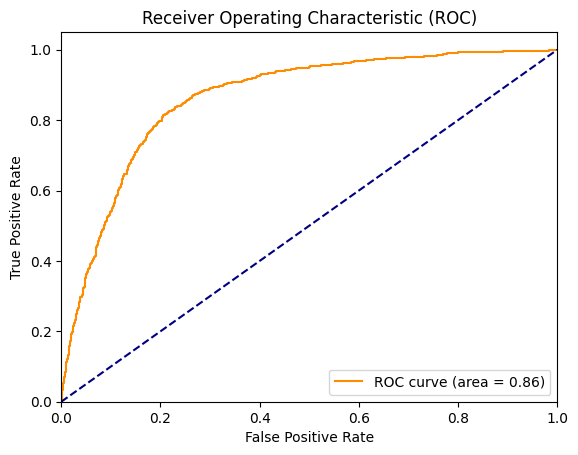
#> input picture TrainingDataA_ModelROC_Curve.png, 578 x 455 px
$ python -i ImageProcessor.py   (imports and definitions only)
#> lines starting #> are read from the running program, lines starting #| are printed output that depends on the picture; after the words box and inside, x2 and y2 are one past the last pixel; in counts of white or black regions, pixels touching at a corner belong together
#> further down, picture is the input picture: shape (455, 578, 3); mean B, G, R 247.8, 248.3, 249.1
from io import BytesIO
from PIL import ImageChops, ImageEnhance, Image, ImageDraw
import cv2 as cv
import pywt
import numpy as np
import matplotlib.pyplot as plt
from skimage.util import view_as_windows


# methods to perform feature selection that make manipulations easier to see on images, takes numpy.ndarray images
# as input and returns PIL.Image.Image as output
class ImageProcessor:
    def __init__(self):
        pass

    # Static method that performs Error Level Analysis (ELA) on an image using JPEG compression.
    # Returns a normalized difference image between the original image and a JPEG-compressed version of the image.
    # [48 lines left out: functions method_1_ela, method_2_dwt, not called in this run]

    # this method highlights high contrast areas of the image similar to the method 2, was not used for the final work
    @staticmethod
    def method_3(image):
        # Convert the image to grayscale for easier manipulation
        gray_image = cv.cvtColor(image, cv.COLOR_BGR2GRAY)

        # Use the Canny edge detector to find areas of the image with high contrast
        edges = cv.Canny(gray_image, 100, 200)
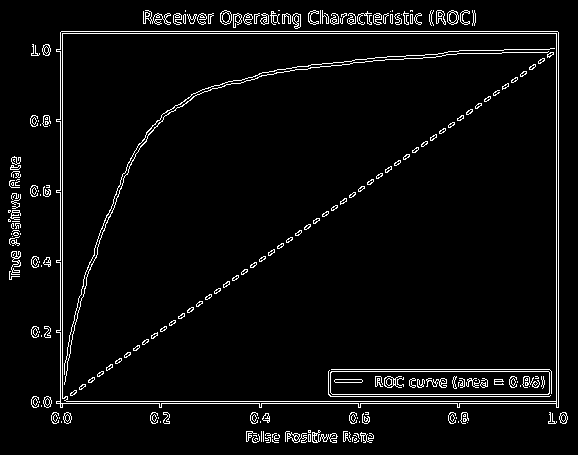
#> edges: shape (455, 578); 4.3% white in thin lines or dots

        # Dilate the image to make the edges more pronounced
        edges = cv.dilate(edges, None)
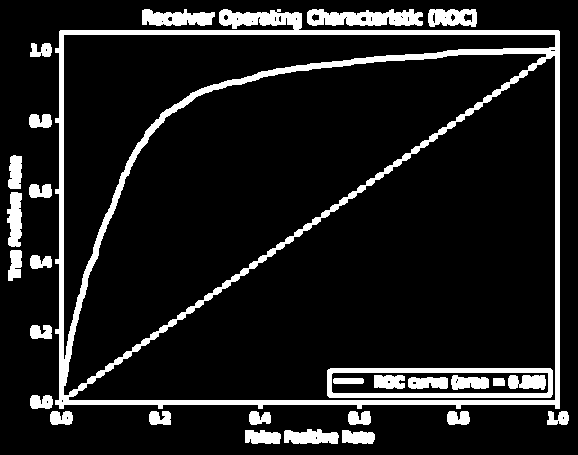
#> edges: shape (455, 578); 11.7% white; 29 white regions

        # Use contour detection to find areas of the image with sharp changes in color
        contours, _ = cv.findContours(edges, cv.RETR_EXTERNAL, cv.CHAIN_APPROX_SIMPLE)
#> contours = 22 contours; largest, box (x1, y1, x2, y2) and area: (55, 9, 560, 409) 188230, (307, 9, 423, 26) 1380, (142, 9, 215, 26) 821, (428, 9, 477, 27) 705, (284, 429, 339, 444) 580

        # Iterate through the contours and draw rectangles around areas with high contrast
        for contour in contours:
            x, y, w, h = cv.boundingRect(contour)
            cv.rectangle(image, (x, y), (x + w, y + h), (0, 255, 0), 2)
#> this loop made 22 passes
#> (x, y, w, h) on passes 1 to 12: (342, 430, 33, 14), (245, 430, 36, 14), (284, 429, 55, 15), (547, 411, 22, 14), (447, 411, 23, 14), (348, 411, 23, 14), (249, 411, 22, 14), (149, 411, 22, 14), (50, 411, 23, 14), (30, 395, 23, 14), (30, 325, 22, 14), (30, 255, 22, 14)
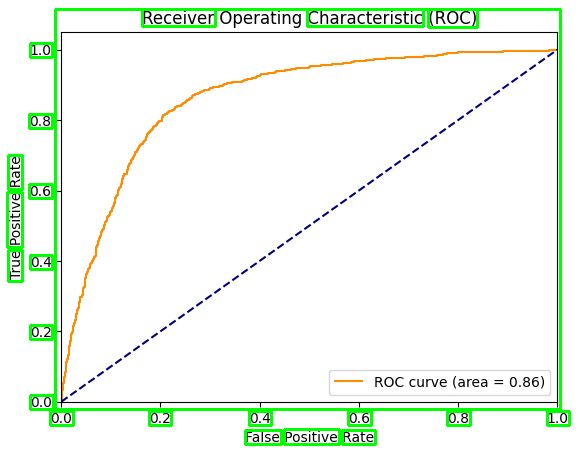
#> image: shape (455, 578, 3); 4.11% of pixels changed, all inside (x1, y1, x2, y2) = (6, 8, 571, 446)

        # Convert the modified image back to PIL format
        pil_image = Image.fromarray(cv.cvtColor(image, cv.COLOR_BGR2RGB))

        return pil_image

    # [101 lines left out: functions method_4, method_5, method_6, not called in this run]

>>> import cv2
>>> picture = cv2.imread('TrainingDataA_ModelROC_Curve.png')
>>> result = ImageProcessor().method_3(picture)

$ run again, on CustomModel.png
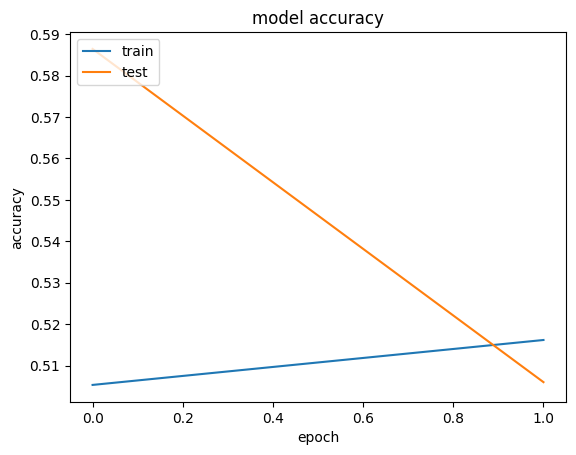
#> input picture CustomModel.png, 576 x 455 px
#> picture is the input picture: shape (455, 576, 3); mean B, G, R 249.7, 249.9, 250.1
#> in method_3, `edges = cv.dilate(edges, None)`:
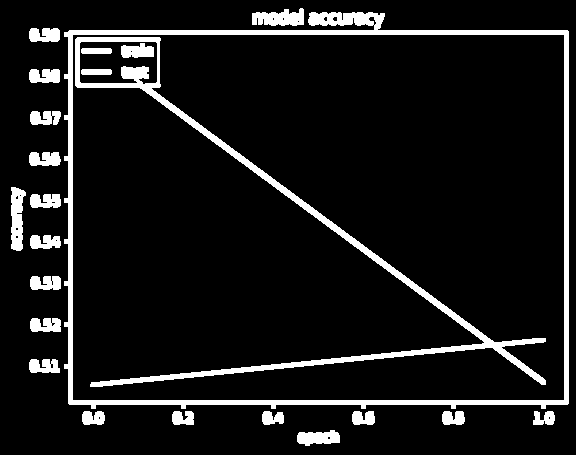
#> edges: shape (455, 576); 9.3% white; 23 white regions
#> contours = 19 contours; largest, box (x1, y1, x2, y2) and area: (64, 12, 569, 409) 188114, (11, 187, 26, 251) 636, (252, 8, 304, 26) 601, (297, 430, 340, 446) 450, (29, 28, 60, 42) 328
#> the loop in method_3, `for contour in contours:` made 19 passes
#> (x, y, w, h) on passes 1 to 8: (297, 430, 43, 16), (533, 411, 22, 14), (442, 411, 23, 14), (352, 411, 23, 14), (262, 411, 22, 14), (172, 411, 22, 14), (82, 411, 23, 14), (29, 359, 31, 14)
#> after the loop in method_3, `for contour in contours:`:
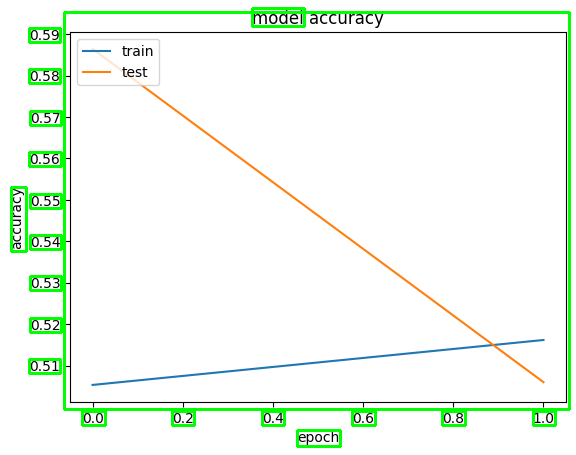
#> image: shape (455, 576, 3); 3.88% of pixels changed, all inside (x1, y1, x2, y2) = (10, 7, 571, 448)

$ run again, on Custom_Model_Accuracy.png
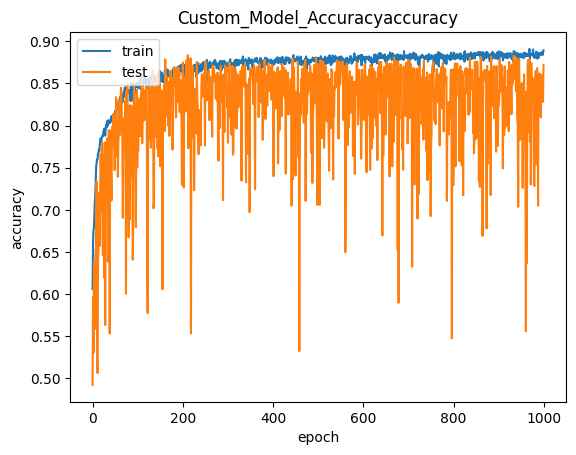
#> input picture Custom_Model_Accuracy.png, 576 x 455 px
#> picture is the input picture: shape (455, 576, 3); mean B, G, R 210.6, 228.1, 247.7
#> in method_3, `edges = cv.dilate(edges, None)`:
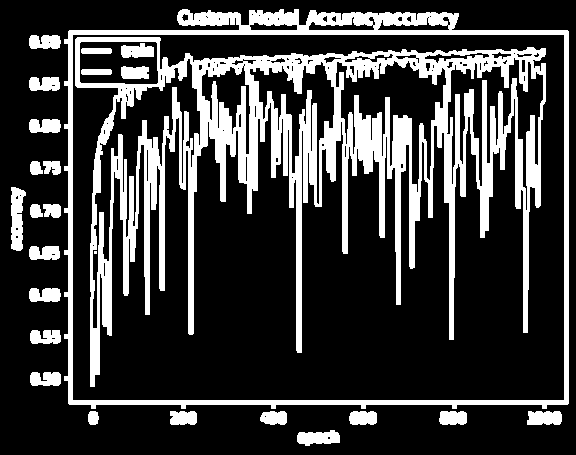
#> edges: shape (455, 576); 23.9% white; 26 white regions (1 under 20 px)
#> contours = 20 contours; largest, box (x1, y1, x2, y2) and area: (64, 9, 569, 409) 191552, (11, 187, 26, 251) 636, (297, 430, 340, 446) 450, (527, 411, 562, 425) 398, (29, 35, 61, 49) 344
#> the loop in method_3, `for contour in contours:` made 20 passes
#> (x, y, w, h) on passes 1 to 8: (297, 430, 43, 16), (527, 411, 35, 14), (439, 411, 28, 14), (349, 411, 28, 14), (260, 411, 27, 14), (170, 411, 27, 14), (88, 411, 11, 14), (30, 372, 31, 14)
#> after the loop in method_3, `for contour in contours:`:
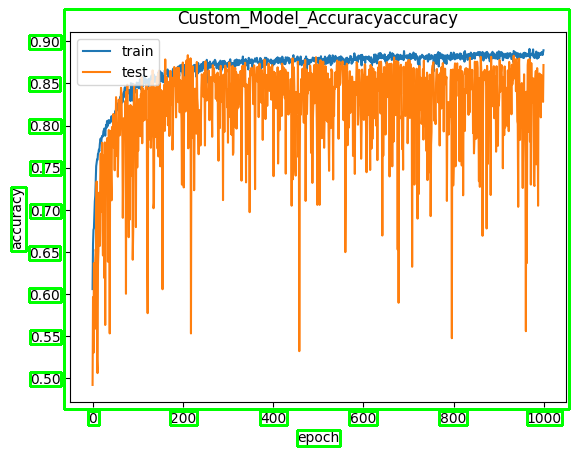
#> image: shape (455, 576, 3); 3.81% of pixels changed, all inside (x1, y1, x2, y2) = (10, 8, 571, 448)

$ run again, on Custom_Model_Loss.png
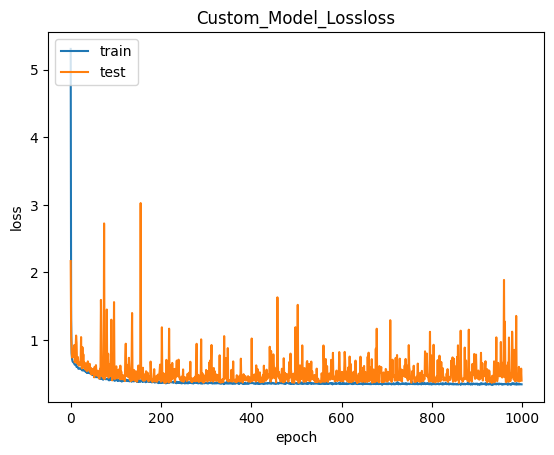
#> input picture Custom_Model_Loss.png, 554 x 455 px
#> picture is the input picture: shape (455, 554, 3); mean B, G, R 239.5, 244.4, 249.9
#> in method_3, `edges = cv.dilate(edges, None)`:
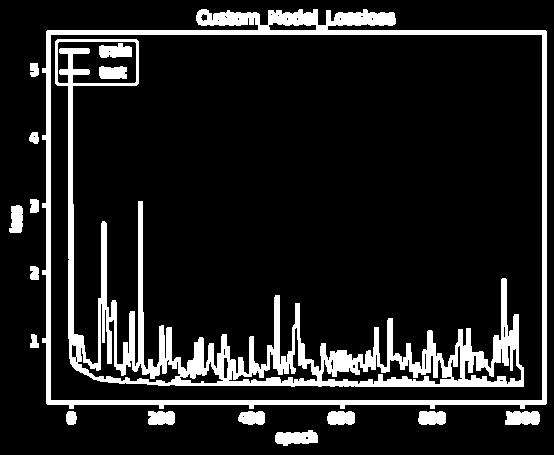
#> edges: shape (455, 554); 13% white; 17 white regions
#> contours = 14 contours; largest, box (x1, y1, x2, y2) and area: (42, 9, 547, 409) 189756, (275, 430, 318, 446) 450, (505, 411, 540, 425) 398, (418, 411, 446, 425) 320, (327, 411, 355, 425) 318
#> the loop in method_3, `for contour in contours:` made 14 passes
#> (x, y, w, h) on passes 1 to 8: (275, 430, 43, 16), (505, 411, 35, 14), (418, 411, 28, 14), (327, 411, 28, 14), (238, 411, 27, 14), (148, 411, 27, 14), (66, 411, 11, 14), (30, 334, 9, 14)
#> after the loop in method_3, `for contour in contours:`:
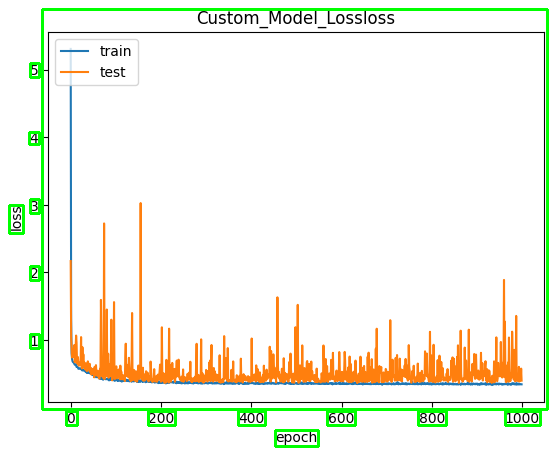
#> image: shape (455, 554, 3); 3.15% of pixels changed, all inside (x1, y1, x2, y2) = (8, 8, 549, 448)
